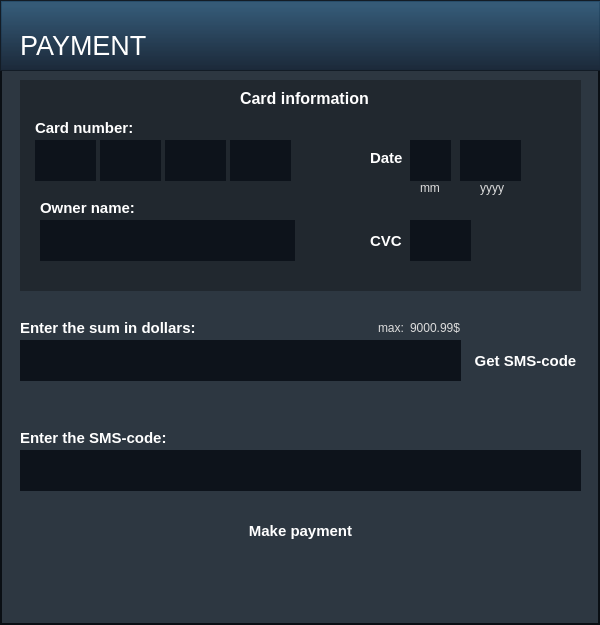
<?xml version="1.0" encoding="UTF-8"?>
<ui version="4.0">
 <class>Payment</class>
 <widget class="QDialog" name="Payment">
  <property name="geometry">
   <rect>
    <x>0</x>
    <y>0</y>
    <width>600</width>
    <height>625</height>
   </rect>
  </property>
  <property name="minimumSize">
   <size>
    <width>600</width>
    <height>625</height>
   </size>
  </property>
  <property name="maximumSize">
   <size>
    <width>600</width>
    <height>625</height>
   </size>
  </property>
  <property name="windowTitle">
   <string>Dialog</string>
  </property>
  <property name="styleSheet">
   <string notr="true">background-color: rgb(45, 55, 65);
border: 2px solid rgb(10,15,20);
</string>
  </property>
  <widget class="QWidget" name="UpperFrame" native="true">
   <property name="geometry">
    <rect>
     <x>0</x>
     <y>0</y>
     <width>601</width>
     <height>71</height>
    </rect>
   </property>
   <property name="styleSheet">
    <string notr="true">background-color: rgb(255, 255, 255);</string>
   </property>
   <widget class="QWidget" name="widget" native="true">
    <property name="geometry">
     <rect>
      <x>0</x>
      <y>0</y>
      <width>601</width>
      <height>71</height>
     </rect>
    </property>
    <property name="styleSheet">
     <string notr="true">background-color: qlineargradient(spread:pad, x1:0.477273, y1:0.074, x2:0.478, y2:1, stop:0.00568182 rgba(40, 80, 111, 240), stop:1 rgba(27, 40, 56, 255));

border-top: 0px;
border-left: 0px;
border-right: 0px;
border-bottom: 1px;
border-style: solid;
border: 1px solid rgb(19, 28, 38);
</string>
    </property>
    <widget class="QLabel" name="label">
     <property name="geometry">
      <rect>
       <x>20</x>
       <y>30</y>
       <width>181</width>
       <height>31</height>
      </rect>
     </property>
     <property name="font">
      <font>
       <family>Arial</family>
       <pointsize>20</pointsize>
      </font>
     </property>
     <property name="styleSheet">
      <string notr="true">background-color: none;
border: none;
color: rgb(255, 255, 255);</string>
     </property>
     <property name="text">
      <string>PAYMENT</string>
     </property>
     <property name="textFormat">
      <enum>Qt::AutoText</enum>
     </property>
    </widget>
    <widget class="QPushButton" name="Close_button">
     <property name="geometry">
      <rect>
       <x>575</x>
       <y>0</y>
       <width>25</width>
       <height>25</height>
      </rect>
     </property>
     <property name="styleSheet">
      <string notr="true">QPushButton
{
	background-color: none;
	border: 0px; 
}
QPushButton:hover
{ 
	background-color: rgb(249, 22, 34);
 }
</string>
     </property>
     <property name="text">
      <string/>
     </property>
     <property name="iconSize">
      <size>
       <width>14</width>
       <height>14</height>
      </size>
     </property>
    </widget>
   </widget>
  </widget>
  <widget class="QWidget" name="widget_3" native="true">
   <property name="geometry">
    <rect>
     <x>20</x>
     <y>80</y>
     <width>561</width>
     <height>211</height>
    </rect>
   </property>
   <property name="styleSheet">
    <string notr="true">background-color: rgba(0, 0, 0, 70);
border:none;</string>
   </property>
   <widget class="QLineEdit" name="CVC">
    <property name="geometry">
     <rect>
      <x>390</x>
      <y>140</y>
      <width>61</width>
      <height>41</height>
     </rect>
    </property>
    <property name="font">
     <font>
      <family>Arial</family>
      <pointsize>11</pointsize>
      <bold>true</bold>
     </font>
    </property>
    <property name="styleSheet">
     <string notr="true">background-color: rgb(13, 19, 27);
color: rgb(255, 255, 255);
border: none;</string>
    </property>
    <property name="text">
     <string/>
    </property>
    <property name="maxLength">
     <number>3</number>
    </property>
    <property name="alignment">
     <set>Qt::AlignCenter</set>
    </property>
   </widget>
   <widget class="QLineEdit" name="Owner">
    <property name="geometry">
     <rect>
      <x>20</x>
      <y>140</y>
      <width>255</width>
      <height>41</height>
     </rect>
    </property>
    <property name="styleSheet">
     <string notr="true">background-color: rgb(13, 19, 27);
color: rgb(255, 255, 255);
border: none;
font: 700 12pt &quot;Arial&quot;;</string>
    </property>
   </widget>
   <widget class="QLabel" name="label_8">
    <property name="geometry">
     <rect>
      <x>20</x>
      <y>120</y>
      <width>251</width>
      <height>16</height>
     </rect>
    </property>
    <property name="font">
     <font>
      <family>Arial</family>
      <pointsize>11</pointsize>
      <bold>true</bold>
     </font>
    </property>
    <property name="styleSheet">
     <string notr="true">background-color: none;
color: rgb(255, 255, 255);</string>
    </property>
    <property name="text">
     <string>Owner name:</string>
    </property>
   </widget>
   <widget class="QLabel" name="label_9">
    <property name="geometry">
     <rect>
      <x>350</x>
      <y>150</y>
      <width>41</width>
      <height>21</height>
     </rect>
    </property>
    <property name="font">
     <font>
      <family>Arial</family>
      <pointsize>11</pointsize>
      <bold>true</bold>
     </font>
    </property>
    <property name="styleSheet">
     <string notr="true">background-color: none;
color: rgb(255, 255, 255);</string>
    </property>
    <property name="text">
     <string>CVC</string>
    </property>
   </widget>
   <widget class="QLineEdit" name="CN2">
    <property name="geometry">
     <rect>
      <x>80</x>
      <y>60</y>
      <width>61</width>
      <height>41</height>
     </rect>
    </property>
    <property name="font">
     <font>
      <family>Arial</family>
      <pointsize>11</pointsize>
      <bold>true</bold>
     </font>
    </property>
    <property name="styleSheet">
     <string notr="true">background-color: rgb(13, 19, 27);
color: rgb(255, 255, 255);
border: none;</string>
    </property>
    <property name="text">
     <string/>
    </property>
    <property name="maxLength">
     <number>4</number>
    </property>
    <property name="alignment">
     <set>Qt::AlignCenter</set>
    </property>
   </widget>
   <widget class="QLineEdit" name="DateM">
    <property name="geometry">
     <rect>
      <x>390</x>
      <y>60</y>
      <width>41</width>
      <height>41</height>
     </rect>
    </property>
    <property name="font">
     <font>
      <family>Arial</family>
      <pointsize>11</pointsize>
      <bold>true</bold>
     </font>
    </property>
    <property name="styleSheet">
     <string notr="true">background-color: rgb(13, 19, 27);
color: rgb(255, 255, 255);
border: none;</string>
    </property>
    <property name="text">
     <string/>
    </property>
    <property name="maxLength">
     <number>2</number>
    </property>
    <property name="alignment">
     <set>Qt::AlignCenter</set>
    </property>
   </widget>
   <widget class="QLabel" name="label_7">
    <property name="geometry">
     <rect>
      <x>350</x>
      <y>70</y>
      <width>41</width>
      <height>16</height>
     </rect>
    </property>
    <property name="font">
     <font>
      <family>Arial</family>
      <pointsize>11</pointsize>
      <bold>true</bold>
     </font>
    </property>
    <property name="styleSheet">
     <string notr="true">background-color: none;
color: rgb(255, 255, 255);</string>
    </property>
    <property name="text">
     <string>Date</string>
    </property>
   </widget>
   <widget class="QLineEdit" name="CN4">
    <property name="geometry">
     <rect>
      <x>210</x>
      <y>60</y>
      <width>61</width>
      <height>41</height>
     </rect>
    </property>
    <property name="font">
     <font>
      <family>Arial</family>
      <pointsize>11</pointsize>
      <bold>true</bold>
     </font>
    </property>
    <property name="styleSheet">
     <string notr="true">background-color: rgb(13, 19, 27);
color: rgb(255, 255, 255);
border: none;</string>
    </property>
    <property name="text">
     <string/>
    </property>
    <property name="maxLength">
     <number>4</number>
    </property>
    <property name="alignment">
     <set>Qt::AlignCenter</set>
    </property>
   </widget>
   <widget class="QLineEdit" name="CN3">
    <property name="geometry">
     <rect>
      <x>145</x>
      <y>60</y>
      <width>61</width>
      <height>41</height>
     </rect>
    </property>
    <property name="font">
     <font>
      <family>Arial</family>
      <pointsize>11</pointsize>
      <bold>true</bold>
     </font>
    </property>
    <property name="styleSheet">
     <string notr="true">background-color: rgb(13, 19, 27);
color: rgb(255, 255, 255);
border: none;</string>
    </property>
    <property name="text">
     <string/>
    </property>
    <property name="maxLength">
     <number>4</number>
    </property>
    <property name="alignment">
     <set>Qt::AlignCenter</set>
    </property>
   </widget>
   <widget class="QLabel" name="label_4">
    <property name="geometry">
     <rect>
      <x>400</x>
      <y>100</y>
      <width>21</width>
      <height>16</height>
     </rect>
    </property>
    <property name="styleSheet">
     <string notr="true">background-color: none;
color: rgb(220, 220, 220);
font: 700 9pt &quot;Arial&quot;;</string>
    </property>
    <property name="text">
     <string>mm</string>
    </property>
   </widget>
   <widget class="QLineEdit" name="CN1">
    <property name="geometry">
     <rect>
      <x>15</x>
      <y>60</y>
      <width>61</width>
      <height>41</height>
     </rect>
    </property>
    <property name="font">
     <font>
      <family>Arial</family>
      <pointsize>11</pointsize>
      <bold>true</bold>
     </font>
    </property>
    <property name="styleSheet">
     <string notr="true">background-color: rgb(13, 19, 27);
color: rgb(255, 255, 255);
border: none;</string>
    </property>
    <property name="inputMask">
     <string comment="0"/>
    </property>
    <property name="text">
     <string/>
    </property>
    <property name="maxLength">
     <number>4</number>
    </property>
    <property name="alignment">
     <set>Qt::AlignCenter</set>
    </property>
   </widget>
   <widget class="QLabel" name="label_6">
    <property name="geometry">
     <rect>
      <x>15</x>
      <y>40</y>
      <width>251</width>
      <height>16</height>
     </rect>
    </property>
    <property name="font">
     <font>
      <family>Arial</family>
      <pointsize>11</pointsize>
      <bold>true</bold>
     </font>
    </property>
    <property name="styleSheet">
     <string notr="true">background-color: none;
color: rgb(255, 255, 255);</string>
    </property>
    <property name="text">
     <string>Card number:</string>
    </property>
   </widget>
   <widget class="QLineEdit" name="DateY">
    <property name="geometry">
     <rect>
      <x>440</x>
      <y>60</y>
      <width>61</width>
      <height>41</height>
     </rect>
    </property>
    <property name="font">
     <font>
      <family>Arial</family>
      <pointsize>11</pointsize>
      <bold>true</bold>
     </font>
    </property>
    <property name="styleSheet">
     <string notr="true">background-color: rgb(13, 19, 27);
color: rgb(255, 255, 255);
border: none;</string>
    </property>
    <property name="text">
     <string/>
    </property>
    <property name="maxLength">
     <number>4</number>
    </property>
    <property name="alignment">
     <set>Qt::AlignCenter</set>
    </property>
   </widget>
   <widget class="QLabel" name="label_5">
    <property name="geometry">
     <rect>
      <x>460</x>
      <y>100</y>
      <width>31</width>
      <height>16</height>
     </rect>
    </property>
    <property name="styleSheet">
     <string notr="true">background-color: none;
color: rgb(220, 220, 220);
font: 700 9pt &quot;Arial&quot;;</string>
    </property>
    <property name="text">
     <string>yyyy</string>
    </property>
   </widget>
   <widget class="QLabel" name="label_10">
    <property name="geometry">
     <rect>
      <x>220</x>
      <y>10</y>
      <width>131</width>
      <height>16</height>
     </rect>
    </property>
    <property name="font">
     <font>
      <family>Arial</family>
      <pointsize>12</pointsize>
      <bold>true</bold>
     </font>
    </property>
    <property name="styleSheet">
     <string notr="true">background-color: none;
color: rgb(255, 255, 255);</string>
    </property>
    <property name="text">
     <string>Card information</string>
    </property>
   </widget>
  </widget>
  <widget class="QLabel" name="Error_label_1">
   <property name="geometry">
    <rect>
     <x>160</x>
     <y>395</y>
     <width>301</width>
     <height>31</height>
    </rect>
   </property>
   <property name="styleSheet">
    <string notr="true">color: rgb(198, 0, 0);
font: 700 10pt &quot;Arial&quot;;
background-color: none;
border: none;</string>
   </property>
   <property name="text">
    <string/>
   </property>
   <property name="alignment">
    <set>Qt::AlignHCenter|Qt::AlignTop</set>
   </property>
  </widget>
  <widget class="QLabel" name="Error_label_2">
   <property name="geometry">
    <rect>
     <x>150</x>
     <y>565</y>
     <width>301</width>
     <height>16</height>
    </rect>
   </property>
   <property name="styleSheet">
    <string notr="true">color: rgb(198, 0, 0);
font: 700 10pt &quot;Arial&quot;;
background-color: none;
border: none;</string>
   </property>
   <property name="text">
    <string/>
   </property>
   <property name="alignment">
    <set>Qt::AlignCenter</set>
   </property>
  </widget>
  <widget class="QLabel" name="Max_label">
   <property name="geometry">
    <rect>
     <x>410</x>
     <y>320</y>
     <width>61</width>
     <height>16</height>
    </rect>
   </property>
   <property name="styleSheet">
    <string notr="true">background-color: none;
color: rgb(220, 220, 220);
font: 700 9pt &quot;Arial&quot;;
border: none;</string>
   </property>
   <property name="text">
    <string>9000.99$</string>
   </property>
  </widget>
  <widget class="QLabel" name="label_11">
   <property name="geometry">
    <rect>
     <x>378</x>
     <y>320</y>
     <width>31</width>
     <height>16</height>
    </rect>
   </property>
   <property name="styleSheet">
    <string notr="true">background-color: none;
color: rgb(220, 220, 220);
font: 700 9pt &quot;Arial&quot;;
border: none;</string>
   </property>
   <property name="text">
    <string>max:</string>
   </property>
  </widget>
  <widget class="QLabel" name="label_2">
   <property name="geometry">
    <rect>
     <x>20</x>
     <y>320</y>
     <width>251</width>
     <height>16</height>
    </rect>
   </property>
   <property name="font">
    <font>
     <family>Arial</family>
     <pointsize>11</pointsize>
     <bold>true</bold>
    </font>
   </property>
   <property name="styleSheet">
    <string notr="true">background-color: none;
color: rgb(255, 255, 255);
border: none;</string>
   </property>
   <property name="text">
    <string>Enter the sum in dollars:</string>
   </property>
  </widget>
  <widget class="QLineEdit" name="SMSCode">
   <property name="geometry">
    <rect>
     <x>20</x>
     <y>450</y>
     <width>561</width>
     <height>41</height>
    </rect>
   </property>
   <property name="styleSheet">
    <string notr="true">background-color: rgb(13, 19, 27);
color: rgb(255, 255, 255);
border: none;
font: 700 12pt &quot;Arial&quot;;</string>
   </property>
   <property name="text">
    <string/>
   </property>
  </widget>
  <widget class="QLineEdit" name="Sum">
   <property name="geometry">
    <rect>
     <x>20</x>
     <y>340</y>
     <width>441</width>
     <height>41</height>
    </rect>
   </property>
   <property name="styleSheet">
    <string notr="true">background-color: rgb(13, 19, 27);
color: rgb(255, 255, 255);
border: none;
font: 700 12pt &quot;Arial&quot;;</string>
   </property>
   <property name="text">
    <string/>
   </property>
  </widget>
  <widget class="QPushButton" name="GetSmsCode">
   <property name="geometry">
    <rect>
     <x>470</x>
     <y>340</y>
     <width>111</width>
     <height>41</height>
    </rect>
   </property>
   <property name="font">
    <font>
     <family>Arial</family>
     <pointsize>11</pointsize>
     <bold>true</bold>
    </font>
   </property>
   <property name="cursor">
    <cursorShape>PointingHandCursor</cursorShape>
   </property>
   <property name="styleSheet">
    <string notr="true">QPushButton
{
background: qlineargradient(x1:0, y1:0, x2:1, y2:1,
                stop:0 rgb(0, 200, 250), 
				stop: 0.4 rgb(30, 150, 255),
                stop:1 rgb(60, 90, 255));
border: none;
border-radius: 3px;
color: rgb(255, 255, 255);
}
QPushButton:hover
{
	background-color: rgb(3, 196, 255);
}</string>
   </property>
   <property name="text">
    <string>Get SMS-code</string>
   </property>
  </widget>
  <widget class="QLabel" name="label_3">
   <property name="geometry">
    <rect>
     <x>20</x>
     <y>430</y>
     <width>251</width>
     <height>16</height>
    </rect>
   </property>
   <property name="font">
    <font>
     <family>Arial</family>
     <pointsize>11</pointsize>
     <bold>true</bold>
    </font>
   </property>
   <property name="styleSheet">
    <string notr="true">background-color: none;
color: rgb(255, 255, 255);
border: none;</string>
   </property>
   <property name="text">
    <string>Enter the SMS-code:</string>
   </property>
  </widget>
  <widget class="QPushButton" name="MakePayment">
   <property name="geometry">
    <rect>
     <x>210</x>
     <y>510</y>
     <width>181</width>
     <height>41</height>
    </rect>
   </property>
   <property name="font">
    <font>
     <family>Arial</family>
     <pointsize>11</pointsize>
     <bold>true</bold>
    </font>
   </property>
   <property name="cursor">
    <cursorShape>PointingHandCursor</cursorShape>
   </property>
   <property name="styleSheet">
    <string notr="true">QPushButton
{
background: qlineargradient(x1:0, y1:0, x2:1, y2:1,
                stop:0 rgb(0, 200, 250), 
				stop: 0.4 rgb(30, 150, 255),
                stop:1 rgb(60, 90, 255));
border: none;
border-radius: 3px;
color: rgb(255, 255, 255);
}
QPushButton:hover
{
	background-color: rgb(3, 196, 255);
}</string>
   </property>
   <property name="text">
    <string>Make payment</string>
   </property>
  </widget>
 </widget>
 <resources/>
 <connections/>
</ui>
